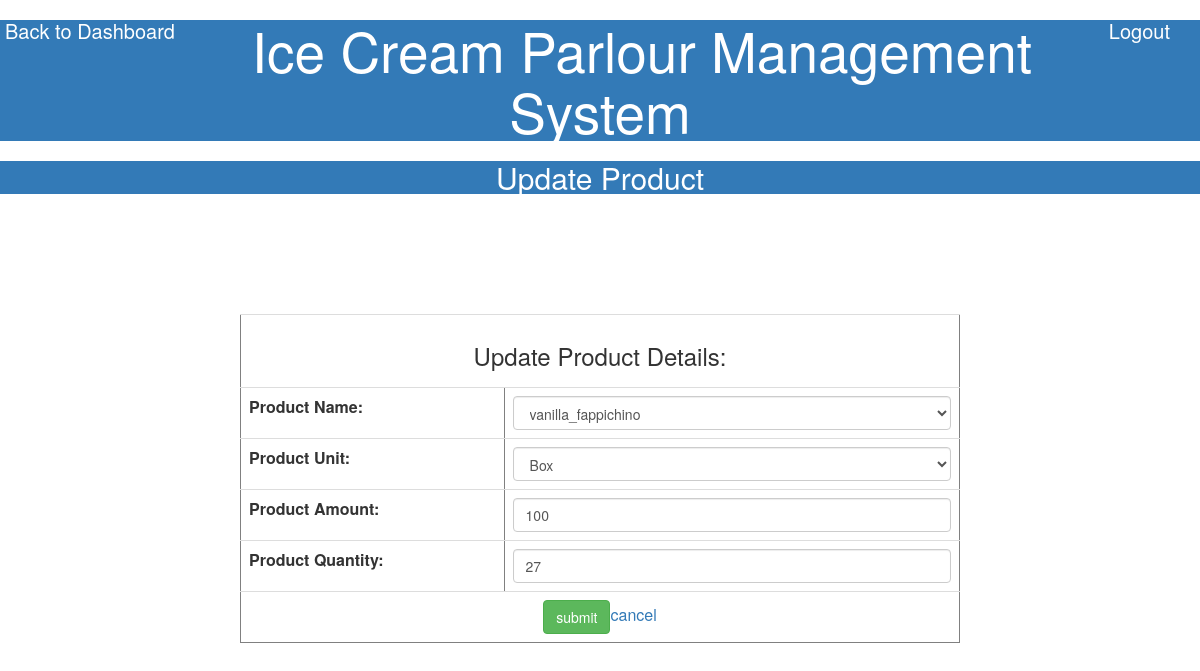
The page /admin/updateproductform.php?sid=42 (signed in) on the database its author committed.
### tables this page shows
CREATE TABLE `product_detail` (
  `p_id` int(11) NOT NULL,
  `p_name` varchar(100) NOT NULL,
  `p_unit` varchar(100) NOT NULL,
  `p_amount` double NOT NULL,
  `remaining_quantity` varchar(100) NOT NULL
);

### admin/updateproductform.php (the view, shortened to what this page needs)
<?php
include('dbcon.php');
$sid=$_GET['sid'];
$sql="select * from product_detail where p_id='$sid'";
$run=mysqli_query($con,$sql);
$data=mysqli_fetch_assoc($run);
?>
<html>
<head>
  <link rel="stylesheet" href="https://maxcdn.bootstrapcdn.com/bootstrap/3.4.0/css/bootstrap.min.css">
<link rel="stylesheet" href="" type="text/css">
</head>
<body>
<div>
<h4><a href="admindashboard.php" style="float:left;margin-left:5px;color:#fff;font-size:20px;">Back to Dashboard</a></h4>
<h4><a href="logout.php" style="float:right;margin-right:30px;color:#fff;font-size:20px;">Logout</a></h4>
<h1 class="bg-primary text-center font-weight-bold" style="font-size:55px;">Ice Cream Parlour Management System</h1>
<h1 class="bg-primary text-center font-weight-bold" style="font-size:30px;">Update Product</h1>
</div>
<form action="updateproductdata.php" method="post">
<br>
<table align="center" class="table table-borders" border="1" style="width:60%; height:40%; margin-top:90px;">
<tr>
<th colspan="2" align="center"><center><h3>Update Product Details:</h3></center></th>
</tr>
<tr>
<th align="center">Product Name:</th>
<td>
<select name="p_name" class="form-control" required>
<option><?php echo $data['p_name'];?></option>
</select>
</td>
</tr>
<tr>
<th align="center">Product Unit:</th>
<td>
<select name="p_unit" class="form-control" required>
<option><?php echo $data['p_unit'];?></option>
</select>
</td>
</tr>
<tr>
<th align="center"> Product Amount:</th>
<td align="center"><input type="text" name="p_amount" value=<?php echo $data['p_amount'];?>  class="form-control" autocomplete="off" required></td>
</tr>
<tr>
<th align="center">Product Quantity:</th>
<td align="center"><input type="text" name="p_quantity" value=<?php echo $data['remaining_quantity'];?> class="form-control" class="text-center" required></td>
</tr>
<tr>
<td colspan="2" align="center">
<input type="submit" name="p_submit" value="submit" class="btn btn-success"><a href="updateproduct.php">cancel</a>
</td>
</tr>
</table>
</form>
</body>
</html>

### rows shown on the page
product_detail: p_name "vanilla_fappichino", p_unit "Box", p_amount "100", p_quantity "27"
